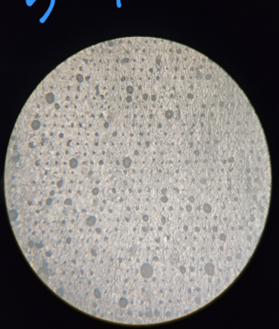
#> input picture input img/Sample1.png, 279 x 329 px; its folder holds only this picture in this run
$ python puf_plots_english.py
#> lines starting #> are read from the running program, lines starting #| are printed output that depends on the picture; after the words box and inside, x2 and y2 are one past the last pixel; in counts of white or black regions, pixels touching at a corner belong together
### puf_extract.py
#!/usr/bin/env python3
# -*- coding: utf-8 -*-
"""
puf_extract.py  —  [1] 이미지 → PUF 키 추출  (방식4: 격자고정 20x20 + 크기 삼진)

파이프라인
  [A] 전처리   : 원형시야 내접 정사각 크롭 → 리사이즈 → 노이즈제거 → Gaussian smoothing
  [B] 스팟강조 : 큰 blur 배경추정 → background subtraction (= contrast 이미지)
  [C] 스팟검출 : 이진화 → closing/opening → 연결성분(스팟=한 덩어리) → 모양필터 → 등가지름 W
  [D] 키 생성  : 20x20 격자 배정(중심, 셀당 1개) → 크기 삼분위(33/67%) → 0/1/2

★ 사용법 : 이 코드와 같은 폴더의  input img/  에 이미지를 넣기만 하면 자동으로 전부 처리됩니다.
   (png/jpg/jpeg/bmp/tif/webp 지원 · 장수 제한 없음 · 파일명 자유)
   결과는 같은 폴더의  PUF_최종결과/  에 저장됩니다.

공개 함수
  list_images(dir=None)        -> [(이름, 경로), ...]     # 입력 폴더 자동 탐색
  extract_key(raw_bgr)         -> (key, cells, info)     # numpy 이미지 1장 → 키
  extract_from_file(path)      -> (key, cells, info)     # 파일 경로 → 키
  extract_all(dir=None)        -> (keys, raws, metas)    # 폴더 전체 일괄 처리
  render_tricolor(key)         -> BGR 이미지
  render_spots(img,cells,key)  -> BGR 오버레이(스캔라인+동그라미)

CLI:  py puf_extract.py            # 입력 폴더 전체 추출 → PUF_최종결과/ 저장
의존: numpy, opencv-python
"""
import os, csv, json
import numpy as np
import cv2

# ---------------------------------------------------------------------------
# 설정 (모든 파라미터를 한곳에)
# ---------------------------------------------------------------------------
N          = 20            # 격자 크기 (20x20 고정 map)
CANON_SIDE = 3024          # 크롭 정사각형 리사이즈 크기
DENOISE_H  = 7             # [A] fastNlMeans 강도
SMOOTH_SIG = 5             # [A] Gaussian smoothing σ
BG_SIG     = 80            # [B] 배경 추정 blur σ
FLOOR      = 14            # [C] 스팟 최소 국소대비
CLOSE_K    = 11            # [C] closing 커널(큰 스팟 구멍 메움)
OPEN_K     = 3             # [C] opening 커널(점 노이즈 제거)
MIN_AREA   = 120           # [C] 최소 스팟 면적(px)
ASPECT_MIN = 0.45          # [C] 종횡비 하한(길쭉한 요철 배제)
EXTENT_MIN = 0.45          # [C] 채움도 하한(불규칙 요철 배제)
TERCILE    = (33.3333, 66.6667)   # [D] 크기 삼분위(%)

COLORS = {0: (170, 220, 150), 1: (40, 210, 240), 2: (130, 60, 50)}  # BGR 민트/노랑/남색

HERE  = os.path.dirname(os.path.abspath(__file__))
# ---------------------------------------------------------------------------
# 입출력 폴더 : 이미지를 INPUT_DIR 에 넣기만 하면 자동으로 전부 처리됨
# ---------------------------------------------------------------------------
EXTS = (".png", ".jpg", ".jpeg", ".bmp", ".tif", ".tiff", ".webp")

# ★ 이미지를 넣는 폴더 : 코드와 같은 폴더의  input img/   (없으면 아래 후보를 순서대로 탐색)
INPUT_DIR = os.path.join(HERE, "input img")
INPUT_CANDIDATES = [
    INPUT_DIR,                                                  # 코드/input img/  (기본)
    os.path.join(HERE, "입력이미지"),
    os.path.normpath(os.path.join(HERE, "..", "input img")),    # 상위/input img/
    os.path.normpath(os.path.join(HERE, "..", "..", "input img")),
    os.path.normpath(os.path.join(HERE, "..", "..", "..", "input img")),
]

# 산출물 폴더 : 코드와 같은 폴더의  PUF_최종결과/
OUTDIR = os.path.join(HERE, "PUF_최종결과")


def imwrite_u(path, img):
    """한글 경로 대응 저장(cv2.imwrite는 Windows 비ASCII 경로 실패)."""
    ok, buf = cv2.imencode(os.path.splitext(path)[1], img)
    if ok:
        buf.tofile(path)


def imread_u(path):
    """한글 경로 대응 읽기."""
#> called with path = 'input img/Sample1.png'
    data = np.fromfile(path, dtype=np.uint8)
    return cv2.imdecode(data, cv2.IMREAD_COLOR)
#> returned value is the input picture: shape (329, 279, 3); mean B, G, R 116, 118.5, 121.8


def _scan(d):
    """폴더 안 이미지 파일 목록(정렬)."""
    if not os.path.isdir(d):
        return []
    return sorted(f for f in os.listdir(d) if f.lower().endswith(EXTS))


def list_images(input_dir=None):
    """이미지를 자동 탐색. 반환: [(이름, 경로), ...]  (이름 = 확장자 없는 파일명)

    input_dir 를 주면 그 폴더만 사용하고,
    없으면 INPUT_CANDIDATES 를 순서대로 확인해 '이미지가 있는 첫 폴더'를 씁니다.
    """
    if input_dir:
        return [(os.path.splitext(f)[0], os.path.join(input_dir, f))
                for f in _scan(input_dir)]
    for d in INPUT_CANDIDATES:
        files = _scan(d)
        if files:
            return [(os.path.splitext(f)[0], os.path.join(d, f)) for f in files]
    os.makedirs(INPUT_DIR, exist_ok=True)                        # 하나도 없으면 폴더 생성
    return []


# ===========================================================================
# [A] 전처리  +  [B] 스팟강조
# ===========================================================================
def preprocess(raw):
    """반환: (정사각 BGR, field_mask, contrast). [A]크롭·smoothing + [B]배경제거."""
    gray0 = cv2.cvtColor(raw, cv2.COLOR_BGR2GRAY)
    _, th = cv2.threshold(cv2.GaussianBlur(gray0, (5, 5), 0), 0, 255,
                          cv2.THRESH_BINARY + cv2.THRESH_OTSU)
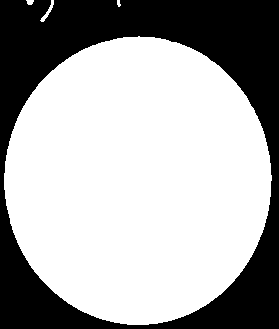
#> th: shape (329, 279); 66% white; 1 black region, box (x1, y1, x2, y2) and area: (0, 0, 279, 329) 31190
    th = cv2.morphologyEx(th, cv2.MORPH_CLOSE,
                          cv2.getStructuringElement(cv2.MORPH_ELLIPSE, (9, 9)))
#> th: shape (329, 279); 66.1% white; 2 black regions
    cnts, _ = cv2.findContours(th, cv2.RETR_EXTERNAL, cv2.CHAIN_APPROX_SIMPLE)
#> cnts = 4 contours, 1 with area under 20; largest, box (x1, y1, x2, y2) and area: (0, 36, 272, 329) 60184, (40, 0, 54, 22) 57, (26, 0, 34, 5) 21
    (cx, cy), r = cv2.minEnclosingCircle(max(cnts, key=cv2.contourArea))
#> cx = 137.5; cy = 182.1; r = 146.1
    half = int(r * 0.96 / (2 ** 0.5))                       # 내접 정사각형 반변
#> half = 99
    x0, y0 = max(0, int(cx - half)), max(0, int(cy - half))
#> x0 = 38; y0 = 83
    x1, y1 = min(raw.shape[1], int(cx + half)), min(raw.shape[0], int(cy + half))
#> x1 = 236; y1 = 281
    img = cv2.resize(raw[y0:y1, x0:x1], (CANON_SIDE, CANON_SIDE), interpolation=cv2.INTER_CUBIC)
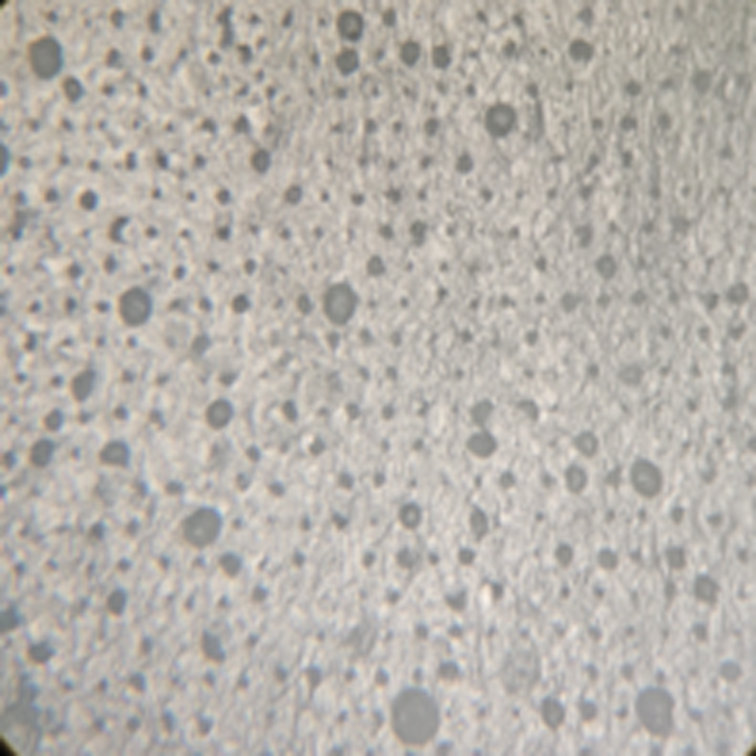
#> img: shape (3024, 3024, 3) (shown at 1/4 size); mean B, G, R 172.7, 178.8, 183.4
    img = cv2.fastNlMeansDenoisingColored(img, None, DENOISE_H, DENOISE_H, 7, 21)
    field_mask = np.full((CANON_SIDE, CANON_SIDE), 255, np.uint8)

    gray = cv2.cvtColor(img, cv2.COLOR_BGR2GRAY)
    sm = cv2.GaussianBlur(gray, (0, 0), SMOOTH_SIG)         # [A] smoothing
    bg = cv2.GaussianBlur(sm, (0, 0), BG_SIG)               # [B] 조명 배경
    contrast = np.clip(bg.astype(np.int16) - sm.astype(np.int16), 0, 255).astype(np.uint8)
    return img, field_mask, contrast


# ===========================================================================
# [C] 스팟 검출
# ===========================================================================
def detect_spots(contrast, field_mask):
    """반환: (스팟 리스트[{cx,cy,area,w}], 이진영상). 큰 스팟도 한 덩어리 = 1개."""
    binar = ((contrast > FLOOR).astype(np.uint8) * 255) & field_mask
    binar = cv2.morphologyEx(binar, cv2.MORPH_CLOSE,
                             cv2.getStructuringElement(cv2.MORPH_ELLIPSE, (CLOSE_K, CLOSE_K)))
    binar = cv2.morphologyEx(binar, cv2.MORPH_OPEN,
                             cv2.getStructuringElement(cv2.MORPH_ELLIPSE, (OPEN_K, OPEN_K)))
    n, lab, stats, cent = cv2.connectedComponentsWithStats(binar, 8)
    spots = []
    for i in range(1, n):
        area = float(stats[i, cv2.CC_STAT_AREA])
        if area < MIN_AREA:
            continue
        bw, bh = stats[i, cv2.CC_STAT_WIDTH], stats[i, cv2.CC_STAT_HEIGHT]
        if min(bw, bh) / max(bw, bh) < ASPECT_MIN or area / (bw * bh) < EXTENT_MIN:
            continue
        cx, cy = cent[i]
        spots.append(dict(cx=float(cx), cy=float(cy), area=area,
                          w=2.0 * (area / np.pi) ** 0.5))    # 등가지름
    return spots, binar


# ===========================================================================
# [D] 키 생성
# ===========================================================================
def build_key(spots, side):
    """반환: (key NxN, cells, 셀크기, t1, t2). 스팟을 격자에 넣고 크기 삼분위로 삼진화."""
    cw = side / N
    cells = [[None] * N for _ in range(N)]
    for s in spots:
        r, c = min(N - 1, int(s["cy"] // cw)), min(N - 1, int(s["cx"] // cw))
        if cells[r][c] is None or s["area"] > cells[r][c]["area"]:
            cells[r][c] = s                                 # 셀당 면적 최대 1개
    W = np.zeros((N, N))
    for r in range(N):
        for c in range(N):
            if cells[r][c] is None:
                cells[r][c] = dict(w=0.0, area=0.0, cx=(c + .5) * cw, cy=(r + .5) * cw)
            W[r, c] = cells[r][c]["w"]
    t1, t2 = np.percentile(W, TERCILE)                      # 크기 삼분위
    key = np.zeros((N, N), int)
    key[W >= t1] = 1
    key[W >= t2] = 2
    return key, cells, cw, float(t1), float(t2)


# ===========================================================================
# 공개 진입점
# ===========================================================================
def extract_key(raw):
    """numpy BGR 이미지 1장 → (key, cells, meta)."""
    img, fm, contrast = preprocess(raw)
    spots, _ = detect_spots(contrast, fm)
    key, cells, cw, t1, t2 = build_key(spots, img.shape[0])
    meta = dict(n_spots=len(spots), size_thr=[round(t1, 1), round(t2, 1)],
                bit_pct={v: round(float((key == v).mean() * 100), 2) for v in (0, 1, 2)})
    return key, cells, dict(img=img, meta=meta, cells=cells)


def extract_from_file(path):
    """이미지 파일 경로 → (key, cells, info)."""
    raw = imread_u(path)
    if raw is None:
        raise SystemExit("cannot read " + path)
    return extract_key(raw)


def extract_all(input_dir=None):
    """입력 폴더의 모든 이미지를 처리.
    반환: (keys{이름:key}, raws{이름:원본}, metas{이름:meta})"""
    keys, raws, metas = {}, {}, {}
    for name, path in list_images(input_dir):
        raw = imread_u(path)
        if raw is None:
            print("  [skip] 읽기 실패:", os.path.basename(path))
            continue
        key, cells, info = extract_key(raw)
        keys[name], raws[name], metas[name] = key, raw, info["meta"]
        metas[name]["_img"], metas[name]["_cells"] = info["img"], cells
    return keys, raws, metas


# ===========================================================================
# 렌더링
# ===========================================================================
def render_tricolor(key, cell=26):
    img = np.zeros((N * cell, N * cell, 3), np.uint8)
    fs = cell / 45.0
    for r in range(N):
        for c in range(N):
            v = int(key[r][c])
            cv2.rectangle(img, (c * cell, r * cell), ((c+1)*cell-1, (r+1)*cell-1), COLORS[v], -1)
            cv2.rectangle(img, (c * cell, r * cell), ((c+1)*cell-1, (r+1)*cell-1), (60, 60, 60), 1)
            tc = (255, 255, 255) if v == 2 else (40, 40, 40)
            (tw, tht), _ = cv2.getTextSize(str(v), cv2.FONT_HERSHEY_SIMPLEX, fs, 1)
            cv2.putText(img, str(v), (c*cell+(cell-tw)//2, r*cell+(cell+tht)//2),
                        cv2.FONT_HERSHEY_SIMPLEX, fs, tc, 1, cv2.LINE_AA)
    return img


def render_spots(img, cells, key, side):
    ov = img.copy(); cw = side / N
    for r in range(N):
        cv2.line(ov, (0, int((r + .5) * cw)), (side, int((r + .5) * cw)), (40, 40, 235), 2)
    for r in range(N):
        for c in range(N):
            s = cells[r][c]
            cv2.circle(ov, (int(s["cx"]), int(s["cy"])), max(4, int(s["w"] / 2)),
                       COLORS[int(key[r][c])], 3)
    return ov


# ===========================================================================
# CLI : 입력 폴더의 모든 이미지 → 키/이미지/메타 저장
# ===========================================================================
def save_outputs(name, key, cells, img, outdir=None):
    """한 이미지의 산출물(키 CSV·삼색키·스팟오버레이) 저장."""
    outdir = outdir or OUTDIR
    os.makedirs(outdir, exist_ok=True)
    np.savetxt(os.path.join(outdir, name + "_key.csv"), key, fmt="%d", delimiter=",")
    imwrite_u(os.path.join(outdir, name + "_tricolor.png"), render_tricolor(key))
    imwrite_u(os.path.join(outdir, name + "_spots.png"),
              render_spots(img, cells, key, img.shape[1]))


def main():
    os.makedirs(OUTDIR, exist_ok=True)
    imgs = list_images()
    if not imgs:
        print("이미지가 없습니다. 다음 폴더에 이미지를 넣어주세요:\n  " + INPUT_DIR)
        return
    print("입력 폴더: %s  (이미지 %d장)" % (os.path.dirname(imgs[0][1]), len(imgs)))
    allmeta = {}
    for name, path in imgs:
        key, cells, info = extract_from_file(path)
        save_outputs(name, key, cells, info["img"])
        allmeta[name] = info["meta"]
        print("  %-14s %s" % (name, json.dumps(info["meta"], ensure_ascii=False)))
    with open(os.path.join(OUTDIR, "extract_meta.json"), "w") as f:
        json.dump(allmeta, f, indent=2, ensure_ascii=False)


# [2 lines that do not run on import are left out]

#> (the run stopped early here; a loop or call above may not have finished)
